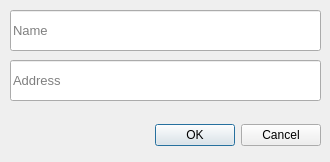
<?xml version="1.0" encoding="UTF-8"?>
<ui version="4.0">
 <class>Dialog</class>
 <widget class="QDialog" name="Dialog">
  <property name="geometry">
   <rect>
    <x>0</x>
    <y>0</y>
    <width>330</width>
    <height>162</height>
   </rect>
  </property>
  <property name="windowTitle">
   <string>Add Contact</string>
  </property>
  <property name="windowIcon">
   <iconset resource="icons/icons.qrc">
    <normaloff>:/windowIcon/coinami.png</normaloff>:/windowIcon/coinami.png</iconset>
  </property>
  <property name="styleSheet">
   <string notr="true"/>
  </property>
  <widget class="QDialogButtonBox" name="buttonBox">
   <property name="geometry">
    <rect>
     <x>150</x>
     <y>120</y>
     <width>171</width>
     <height>31</height>
    </rect>
   </property>
   <property name="styleSheet">
    <string notr="true"/>
   </property>
   <property name="orientation">
    <enum>Qt::Horizontal</enum>
   </property>
   <property name="standardButtons">
    <set>QDialogButtonBox::Cancel|QDialogButtonBox::Ok</set>
   </property>
   <property name="centerButtons">
    <bool>false</bool>
   </property>
  </widget>
  <widget class="QLineEdit" name="addContactNameEdit">
   <property name="geometry">
    <rect>
     <x>10</x>
     <y>10</y>
     <width>311</width>
     <height>41</height>
    </rect>
   </property>
   <property name="font">
    <font>
     <family>Ubuntu</family>
     <pointsize>10</pointsize>
     <weight>50</weight>
     <italic>false</italic>
     <bold>false</bold>
    </font>
   </property>
   <property name="toolTip">
    <string>&lt;html&gt;&lt;head/&gt;&lt;body&gt;&lt;p&gt;Coins&lt;/p&gt;&lt;/body&gt;&lt;/html&gt;</string>
   </property>
   <property name="styleSheet">
    <string notr="true"/>
   </property>
   <property name="text">
    <string/>
   </property>
   <property name="placeholderText">
    <string>Name</string>
   </property>
  </widget>
  <widget class="QLineEdit" name="addContactAddressEdit">
   <property name="geometry">
    <rect>
     <x>10</x>
     <y>60</y>
     <width>311</width>
     <height>41</height>
    </rect>
   </property>
   <property name="font">
    <font>
     <family>Ubuntu</family>
     <pointsize>10</pointsize>
     <weight>50</weight>
     <italic>false</italic>
     <bold>false</bold>
    </font>
   </property>
   <property name="toolTip">
    <string>&lt;html&gt;&lt;head/&gt;&lt;body&gt;&lt;p&gt;Coins&lt;/p&gt;&lt;/body&gt;&lt;/html&gt;</string>
   </property>
   <property name="styleSheet">
    <string notr="true"/>
   </property>
   <property name="text">
    <string/>
   </property>
   <property name="placeholderText">
    <string>Address</string>
   </property>
  </widget>
 </widget>
 <resources>
  <include location="icons/icons.qrc"/>
 </resources>
 <connections>
  <connection>
   <sender>buttonBox</sender>
   <signal>accepted()</signal>
   <receiver>Dialog</receiver>
   <slot>accept()</slot>
   <hints>
    <hint type="sourcelabel">
     <x>248</x>
     <y>254</y>
    </hint>
    <hint type="destinationlabel">
     <x>157</x>
     <y>274</y>
    </hint>
   </hints>
  </connection>
  <connection>
   <sender>buttonBox</sender>
   <signal>rejected()</signal>
   <receiver>Dialog</receiver>
   <slot>reject()</slot>
   <hints>
    <hint type="sourcelabel">
     <x>316</x>
     <y>260</y>
    </hint>
    <hint type="destinationlabel">
     <x>286</x>
     <y>274</y>
    </hint>
   </hints>
  </connection>
 </connections>
</ui>
